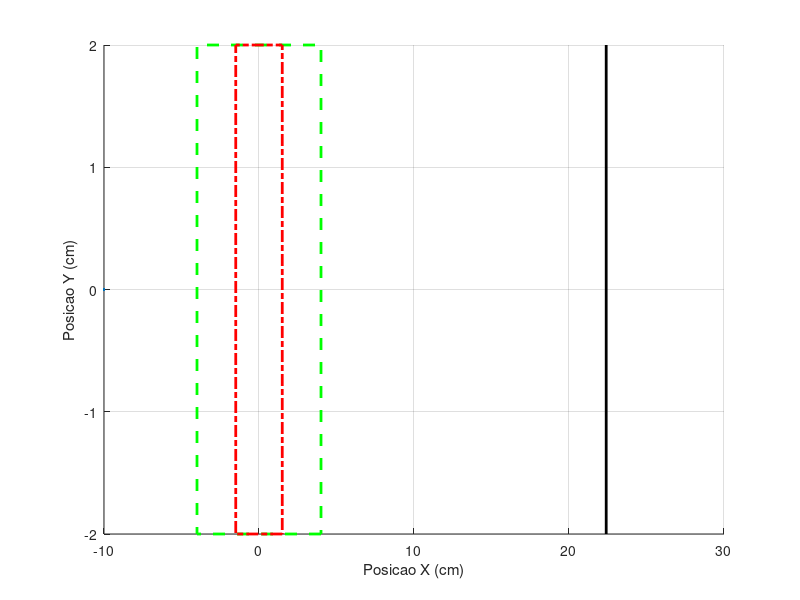
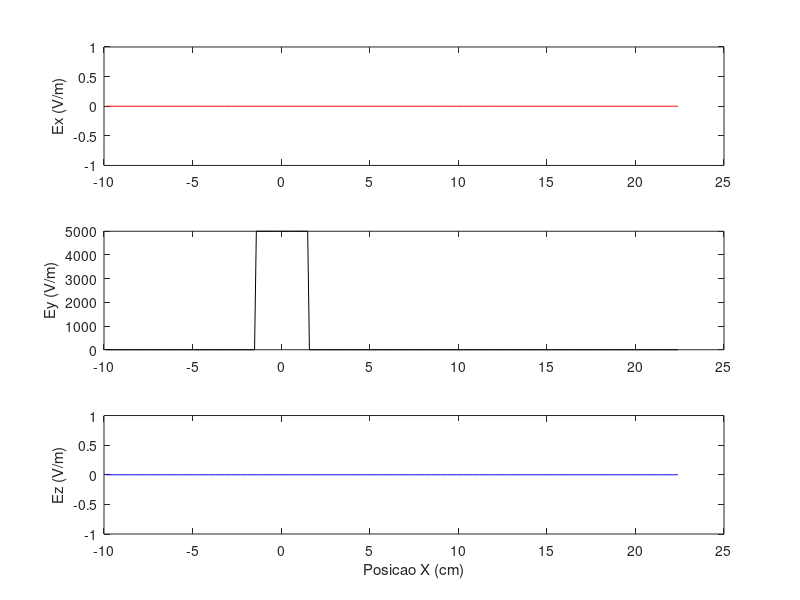
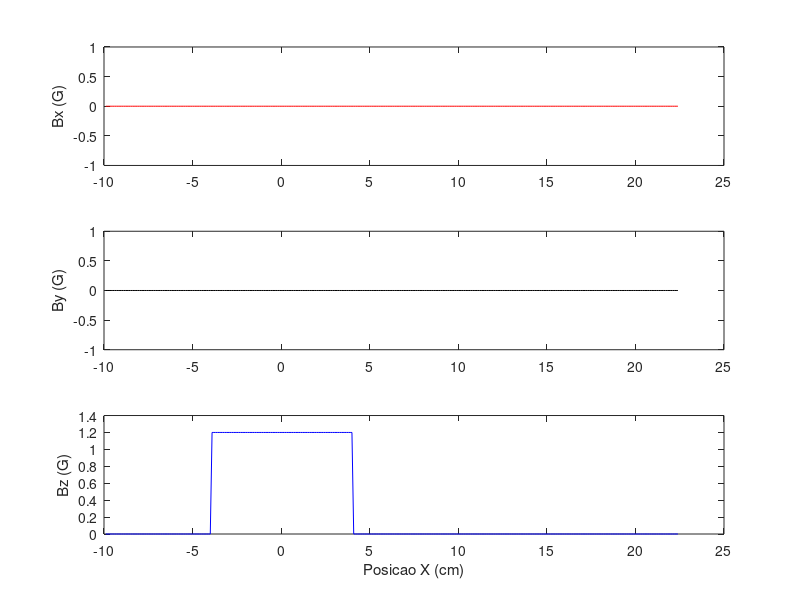
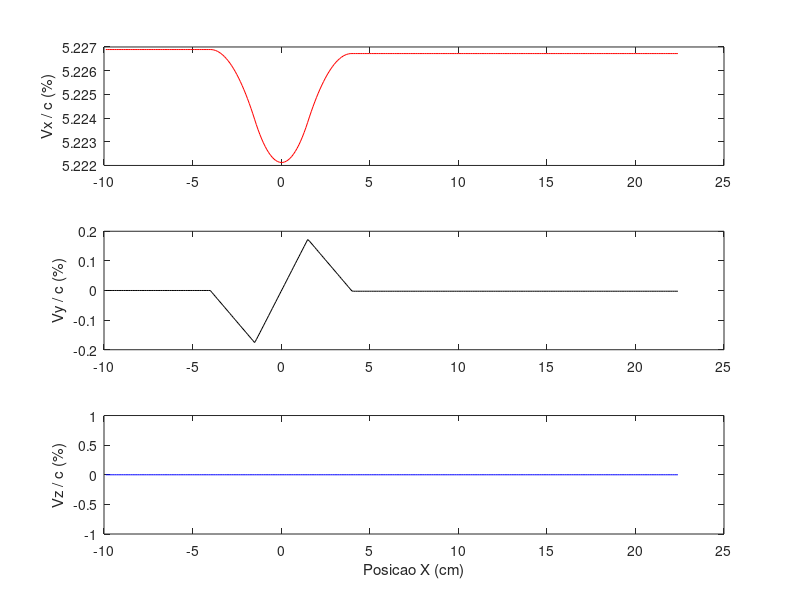

Recreate these plots in MATLAB, in order.
clear all;

%% ------------------------------------------------------------------------------%
%% CONSTANTES FISICAS 
c=3e8; % velocidade da luz (m/s)
me=9.11e-31; % massa do eletron (kg)
%me=1.67e-27; % massa do proton (kg)
qe=1.6e-19; % carga fundamental (C)

%% ------------------------------------------------------------------------------%
%% DEFINICAO DA AREA QUE SERA SIMULADA
xi=-0.10; % m
xf=0.30;  % m
yi=-0.02;  % m
yf=0.02;   % m
trc_origem=0.0; % posicao central de placas e bobinas (m)
trc_tela=0.224; % posicao da tela do trc (m)

%% ------------------------------------------------------------------------------%
%% CAMPO ELETRICO
Vp=15;   % tensao entre as placas  (V)
d=3e-3;  % separacao entre as placas (m)
E0=Vp/d; % campo eletrico ideal (V/m)
lp=0.03; % comprimento das placas ideais (m)
xEi=trc_origem-lp/2; % campo ideal comeca a agir (m) 
xEf=trc_origem+lp/2; % campo ideal termina de agir (m) 
disp(['% tensao nas placas(V) = ' num2str(Vp)]);
disp(['% campo E(V/m) = ' num2str(E0)]);
disp(['% E pos_x inicial(m) = ' num2str(xEi)]);
disp(['% E pos_x final(m) = ' num2str(xEf)]);

%% ------------------------------------------------------------------------------%
%% CAMPO MAGNETICO
i0=0.12;     % corrente nas bobinas (A)
beta=10*1e-4;  % beta(x) das bobinas ideais (T/A)
B0=i0*beta; % campo magnetico ideal (T)
lb=0.08;    % comprimento das bobinas ideais (m)
xBi=trc_origem-lb/2; % campo ideal comeca a agir (m)   
xBf=trc_origem+lb/2; % campo ideal termina de agir (m) 
disp(['% corrente(A) = ' num2str(i0)]);
disp(['% campo B(G) = ' num2str(B0*1e4)]);
disp(['% B pos_x inicial(m) = ' num2str(xBi)]);
disp(['% B pos_x final(m) = ' num2str(xBf)]);

%% ------------------------------------------------------------------------------%
%% POSICAO INICIAL
X(1)=xi; X(2)=0; X(3)=0; % como vetor
disp(['% pos0(m) = (' num2str(X(1)) ', ' num2str(X(2)) ', ' num2str(X(3)) ')']);

%% ------------------------------------------------------------------------------%
%% VELOCIDADE INICIAL
Vac=700; % Tensao aceleradora (V)
v0=sqrt(2*qe*Vac/me);    % Velocidade inicial (m/s)
V(1)=v0; V(2)=0; V(3)=0; % como vetor
disp(['% Vac(V) = ' num2str(Vac)]);
disp(['% VO/c = (' num2str(V(1)/c) ', ' num2str(V(2)/c) ', ' num2str(V(3)/c) ')']);

%% ------------------------------------------------------------------------------%
%% FIGURA
% Para ficar mais facil de ver, vamos plotar em centrimetros
figure(1); clf; hold on; 
plot(X(1)*100,X(2)*100); grid; 
axis([xi xf yi yf]*100);
rectangle('Position',[xBi, yi, xBf-xBi, yf-yi]*100,...
	  'edgecolor','g','linewidth',2,'linestyle','--');
rectangle('Position',[xEi, yi, xEf-xEi, yf-yi]*100,...
	  'edgecolor','r','linewidth',2,'linestyle','-.');
line([trc_tela, trc_tela]*100, [yi, yf]*100,...
	  'color','k','linewidth',2,'linestyle','-');
xlabel('Posicao X (cm)');
ylabel('Posicao Y (cm)');

%% ------------------------------------------------------------------------------%
%% DISCRETIZACAO NO TEMPO
% passo de tempo (s)
% calculado para que a particula ande 0.1 mm
dt=0.1/(v0*1e3);
disp(['% time step(s) = ' num2str(dt)] );
% distancia percorrida em um dt (consistencia da definicao acima)
disp(['% time step(mm) = ' num2str(dt*v0*1e3)]); 
% vamos atualizar o grafico a cada 1 mm
% quantos passos de tempo precisamos?
nt1mm=floor(1/(dt*v0*1e3));

%% ------------------------------------------------------------------------------%
%% LOOP NO TEMPO
t=1; nl=0;
while (t>0)

  % campo eletrico
  E(1)=0; E(2)=0; E(3)=0;
  if ( (X(1) >= xEi) && (X(1) <= xEf) )
    E(2)=E0;
  end
  % campo magnetico
  B(1)=0; B(2)=0; B(3)=0;
  if ( (X(1) >= xBi) && (X(1) <= xBf) )
    B(3)=B0;
  end
  
  % forca
  Fe=qe*E; % N
  Fb=qe*cross(V,B); % N
  % aceleracao
  acel=(Fe+Fb)/me; % m/s^2
  
  % atualiza a posicao
  X = X + dt*V + acel*dt*dt/2;
  
  % atualiza a velocidade
  V= V + dt*acel;

  % testa se ainda esta na area do grafico
  if (X(1)<xi || X(1)>trc_tela || X(2)<yi || X(2)>yf)
    break;
  end
  
  % plot
  if mod(t,nt1mm)==0
    plot(X(1)*100,X(2)*100,'-'); % em cm
    drawnow;
    % guarda algumas coisas para posterior analise
    nl=nl+1;
    listX(nl,:)=X;
    listV(nl,:)=V;
    listE(nl,:)=E;
    listB(nl,:)=B;
  end
  
  % atualiza o contador de tempo
  t=t+1;
end
disp(['% Final X (mm) = ' num2str(X(1)*1e3)]);
disp(['% Final Y (mm) = ' num2str(X(2)*1e3)]);

% Grafico com o campo eletrico
figure(2); clf; 
subplot(3,1,1); plot(listX(:,1)*1e2,listE(:,1),'-r'); 
ylabel('Ex (V/m)');
subplot(3,1,2); plot(listX(:,1)*1e2,listE(:,2),'-k'); 
ylabel('Ey (V/m)');
subplot(3,1,3); plot(listX(:,1)*1e2,listE(:,3),'-b'); 
ylabel('Ez (V/m)');
xlabel('Posicao X (cm)');

% Grafico com o campo magnetico
figure(3); clf; 
subplot(3,1,1); plot(listX(:,1)*1e2,listB(:,1)*1e4,'-r'); 
ylabel('Bx (G)');
subplot(3,1,2); plot(listX(:,1)*1e2,listB(:,2)*1e4,'-k'); 
ylabel('By (G)');
subplot(3,1,3); plot(listX(:,1)*1e2,listB(:,3)*1e4,'-b'); 
ylabel('Bz (G)');
xlabel('Posicao X (cm)');

% Grafico com a velocidade 
figure(4); clf; 
subplot(3,1,1); plot(listX(:,1)*1e2,listV(:,1)/c*100,'-r'); 
ylabel('Vx / c (%)');
subplot(3,1,2); plot(listX(:,1)*1e2,listV(:,2)/c*100,'-k'); 
ylabel('Vy / c (%)');
subplot(3,1,3); plot(listX(:,1)*1e2,listV(:,3)/c*100,'-b'); 
ylabel('Vz / c (%)');
xlabel('Posicao X (cm)');

figure(1)

%

